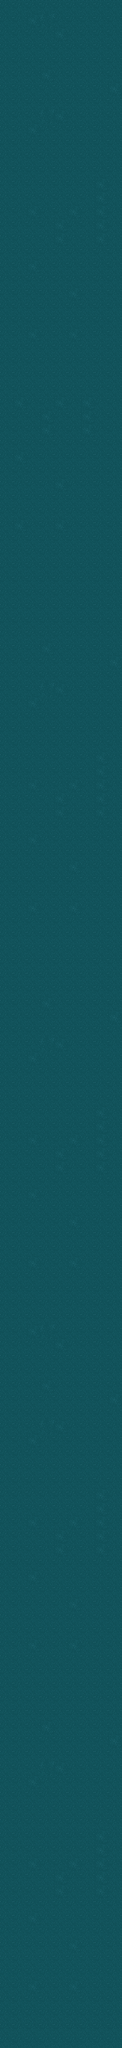

This is a level from a 2D game, rendered from its Tiled map with the project's own tilesets. A one-line summary and the complete map file follow:
An orthogonal 9x150 tile map with 32x32 px tiles, 1 tile layer (Capa de patrones 1) and 2 objects (40, 44).

<map version="1.2" tiledversion="1.3.1" orientation="orthogonal" renderorder="right-down" compressionlevel="0" width="9" height="150" tilewidth="32" tileheight="32" infinite="0" nextlayerid="4" nextobjectid="386">
 <tileset firstgid="1" source="Tileset.tsx" />
 <layer id="1" name="Capa de patrones 1" width="9" height="150">
  <data encoding="csv">
345,345,345,345,345,345,345,345,345,
345,345,121,344,345,345,345,345,345,
345,345,345,345,121,345,345,345,345,
345,345,345,345,345,345,345,345,345,
345,345,345,345,345,345,345,345,345,
345,345,345,121,345,345,345,345,345,
345,345,345,345,345,345,345,345,121,
345,345,345,345,345,345,345,345,345,
345,345,345,344,121,345,345,345,345,
345,345,121,345,345,345,345,345,345,
345,345,345,345,345,345,345,345,345,
345,345,345,345,345,345,345,345,345,
345,345,345,345,345,345,345,345,345,
345,345,345,345,345,345,345,121,345,
345,345,345,345,345,345,345,121,345,
345,345,121,345,345,121,345,121,345,
345,345,345,345,121,345,345,121,345,
345,345,345,345,121,345,345,121,345,
345,345,345,345,345,345,345,345,345,
345,345,121,345,345,345,345,345,345,
345,345,345,345,345,345,345,345,345,
345,345,345,345,345,121,345,345,345,
345,345,345,345,345,345,345,345,345,
345,345,345,345,345,345,345,345,345,
345,345,121,345,345,121,345,345,345,
345,345,345,345,345,345,345,345,345,
345,345,345,345,345,345,345,345,345,
345,345,345,345,345,345,345,345,345,
345,345,345,345,345,345,345,345,345,
345,121,345,345,121,345,121,345,345,
345,345,345,121,345,345,121,345,345,
345,345,345,121,345,345,121,345,345,
345,345,345,345,345,345,345,345,345,
345,121,345,345,345,345,345,345,345,
345,345,345,345,345,345,345,345,345,
345,345,345,345,121,345,345,345,345,
345,345,345,345,345,345,345,345,345,
345,345,345,345,345,345,345,345,345,
345,121,345,345,121,345,345,345,345,
345,345,345,345,345,345,345,345,345,
345,345,345,345,345,345,345,345,345,
345,345,345,345,345,345,345,345,345,
345,345,345,345,345,345,345,345,345,
345,345,345,345,345,345,345,345,345,
345,345,345,345,345,345,345,345,345,
345,345,345,345,345,345,345,345,345,
345,345,345,345,345,345,345,345,345,
345,345,345,121,345,345,345,345,345,
345,345,345,345,345,345,345,345,121,
345,345,345,345,345,345,345,345,345,
345,345,345,344,121,345,345,345,345,
345,345,121,345,345,345,345,345,345,
345,345,345,345,345,345,345,345,345,
345,345,345,345,345,345,345,345,345,
345,345,345,345,345,345,345,345,345,
345,345,345,345,345,345,345,121,345,
345,345,345,345,345,345,345,121,345,
345,345,121,345,345,121,345,121,345,
345,345,345,345,121,345,345,121,345,
345,345,345,345,121,345,345,121,345,
345,345,345,345,345,345,345,345,345,
345,345,121,345,345,345,345,345,345,
345,345,345,345,345,345,345,345,345,
345,345,345,345,345,121,345,345,345,
345,345,345,345,345,345,345,345,345,
345,345,345,345,345,345,345,345,345,
345,345,121,345,345,121,345,345,345,
345,345,345,345,345,345,345,345,345,
345,345,345,345,345,345,345,345,345,
345,345,345,345,345,345,345,345,345,
345,345,345,345,345,345,345,345,345,
345,345,345,345,345,345,345,345,345,
345,345,345,345,345,345,345,345,345,
345,345,345,121,345,345,345,345,345,
345,345,345,345,345,345,345,345,121,
345,345,345,345,345,345,345,345,345,
345,345,345,344,121,345,345,345,345,
345,345,121,345,345,345,345,345,345,
345,345,345,345,345,345,345,345,345,
345,345,345,345,345,345,345,345,345,
345,345,345,345,345,345,345,345,345,
345,345,345,345,345,345,345,121,345,
345,345,345,345,345,345,345,121,345,
345,345,121,345,345,121,345,121,345,
345,345,345,345,121,345,345,121,345,
345,345,345,345,121,345,345,121,345,
345,345,345,345,345,345,345,345,345,
345,345,121,345,345,345,345,345,345,
345,345,345,345,345,345,345,345,345,
345,345,345,345,345,121,345,345,345,
345,345,345,345,345,345,345,345,345,
345,345,345,345,345,345,345,345,345,
345,345,121,345,345,121,345,345,345,
345,345,345,345,345,345,345,345,345,
345,345,345,345,345,345,345,345,345,
345,345,345,345,345,345,345,345,345,
345,345,345,345,345,345,345,345,345,
345,345,121,344,345,345,345,345,345,
345,345,345,345,121,345,345,345,345,
345,345,345,345,345,345,345,345,345,
345,345,345,345,345,345,345,345,345,
345,345,345,121,345,345,345,345,345,
345,345,345,345,345,345,345,345,121,
345,345,345,345,345,345,345,345,345,
345,345,345,344,121,345,345,345,345,
345,345,121,345,345,345,345,345,345,
345,345,345,345,345,345,345,345,345,
345,345,345,345,345,345,345,345,345,
345,345,345,345,345,345,345,345,345,
345,345,345,345,345,345,345,121,345,
345,345,345,345,345,345,345,121,345,
345,345,121,345,345,121,345,121,345,
345,345,345,345,121,345,345,121,345,
345,345,345,345,121,345,345,121,345,
345,345,345,345,345,345,345,345,345,
345,345,121,345,345,345,345,345,345,
345,345,345,345,345,345,345,345,345,
345,345,345,345,345,121,345,345,345,
345,345,345,345,345,345,345,345,345,
345,345,345,345,345,345,345,345,345,
345,345,121,345,345,121,345,345,345,
345,345,345,345,345,345,345,345,345,
345,345,345,345,345,345,345,345,345,
345,345,345,345,345,345,345,345,345,
345,345,345,345,345,345,345,345,345,
345,345,345,345,345,345,345,345,345,
345,345,345,121,345,345,345,345,345,
345,345,345,345,345,345,345,345,121,
345,345,345,345,345,345,345,345,345,
345,345,345,344,121,345,345,345,345,
345,345,121,345,345,345,345,345,345,
345,345,345,345,345,345,345,345,345,
345,345,345,345,345,345,345,345,345,
345,345,345,345,345,345,345,345,345,
345,345,345,345,345,345,345,121,345,
345,345,345,345,345,345,345,121,345,
345,345,121,345,345,121,345,121,345,
345,345,345,345,121,345,345,121,345,
345,345,345,345,121,345,345,121,345,
345,345,345,345,345,345,345,345,345,
345,345,121,345,345,345,345,345,345,
345,345,345,345,345,345,345,345,345,
345,345,345,345,345,121,345,345,345,
345,345,345,345,345,345,345,345,345,
345,345,345,345,345,345,345,345,345,
345,345,121,345,345,121,345,345,345,
345,345,345,345,345,345,345,345,345,
345,345,345,345,345,345,345,345,345,
345,345,345,345,345,345,345,345,345,
345,345,345,345,345,345,345,345,345
</data>
 </layer>
 <objectgroup color="#ff0000" id="2" name="actors">
  <object id="373" name="12" type="40" x="128" y="32" width="32" height="32">
   <properties>
    <property name="boss" type="int" value="1" />
    <property name="difficulty" type="int" value="1" />
   </properties>
  </object>
  <object id="385" name="1" type="44" x="32" y="4480" width="32" height="32">
   <properties>
    <property name="difficulty" type="int" value="1" />
   </properties>
  </object>
 </objectgroup>
</map>
